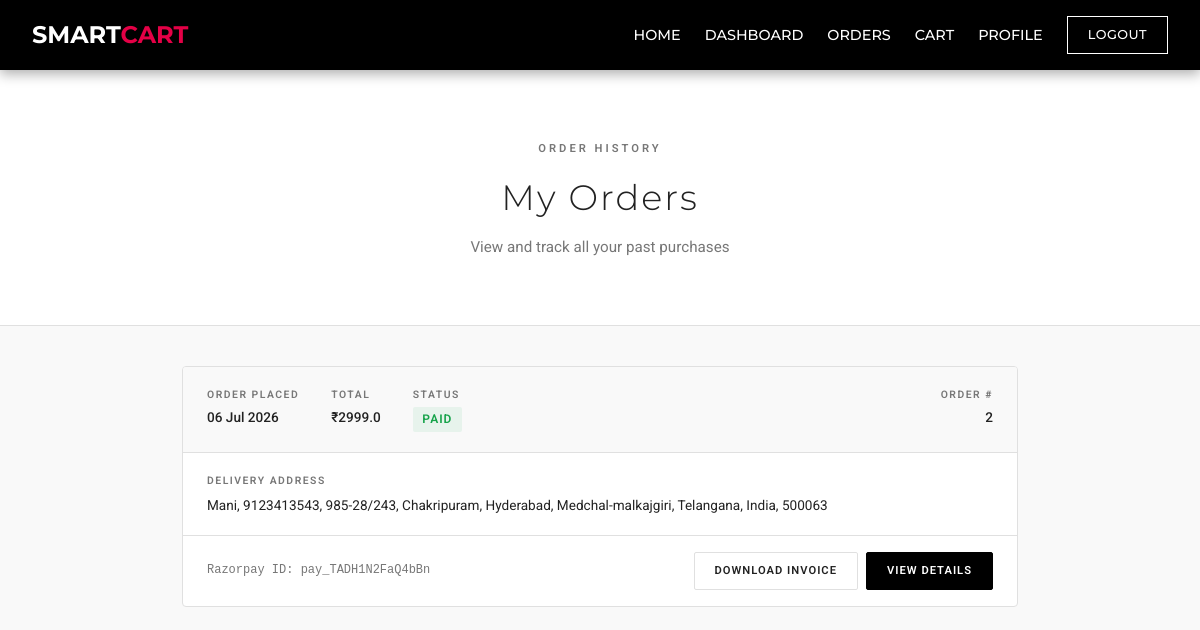
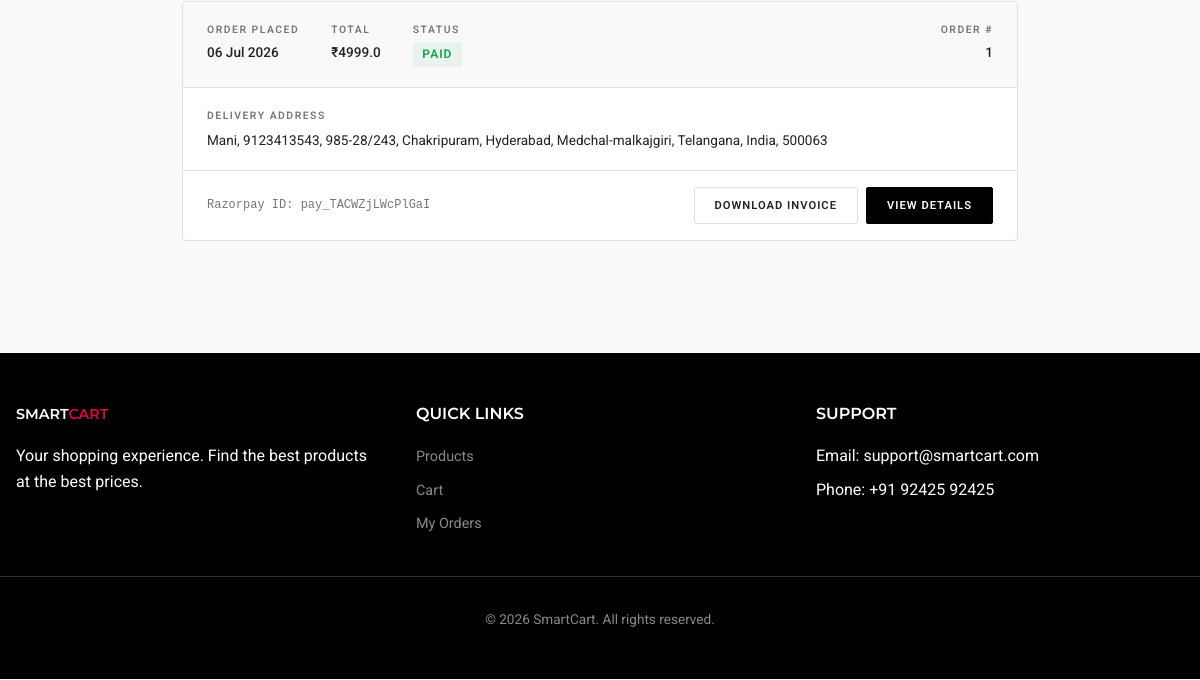
The app's page /user/my-orders (signed in), older data (2 pictures, top to bottom).
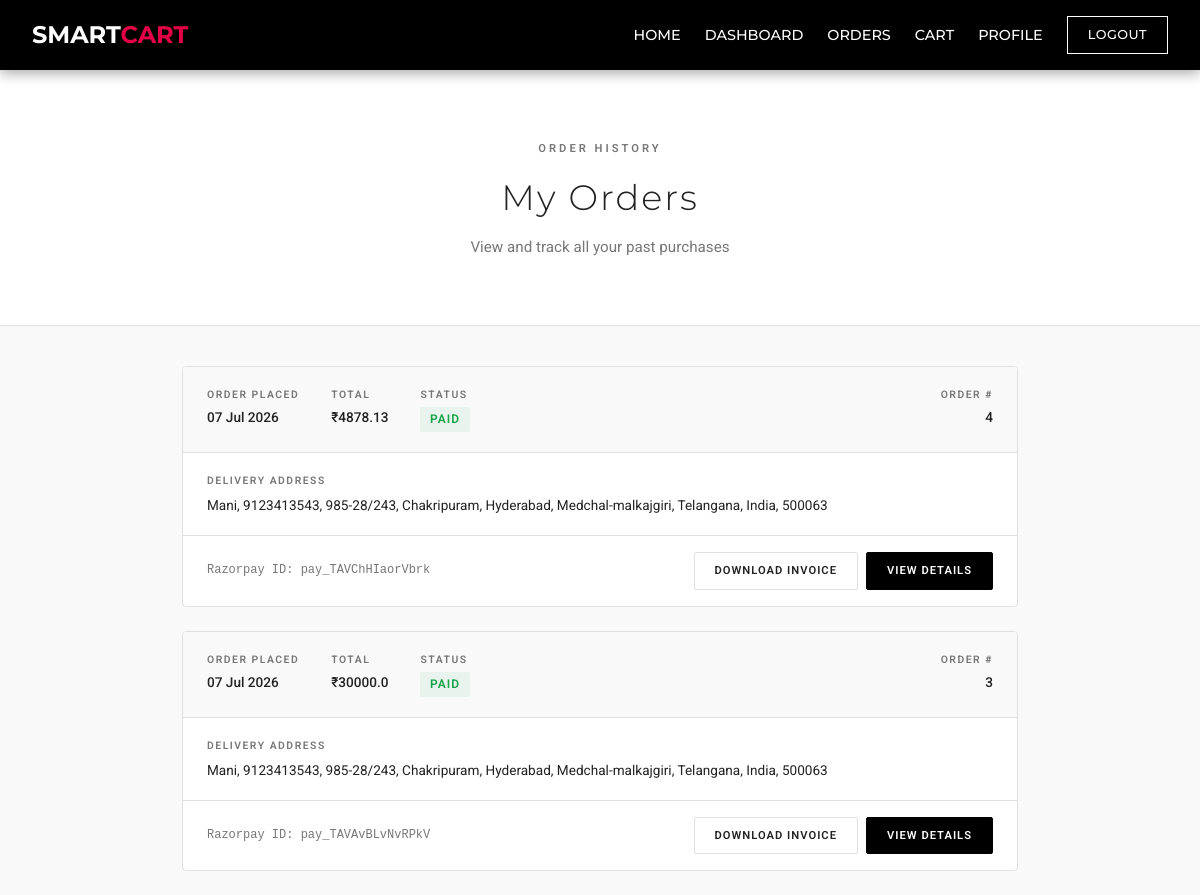
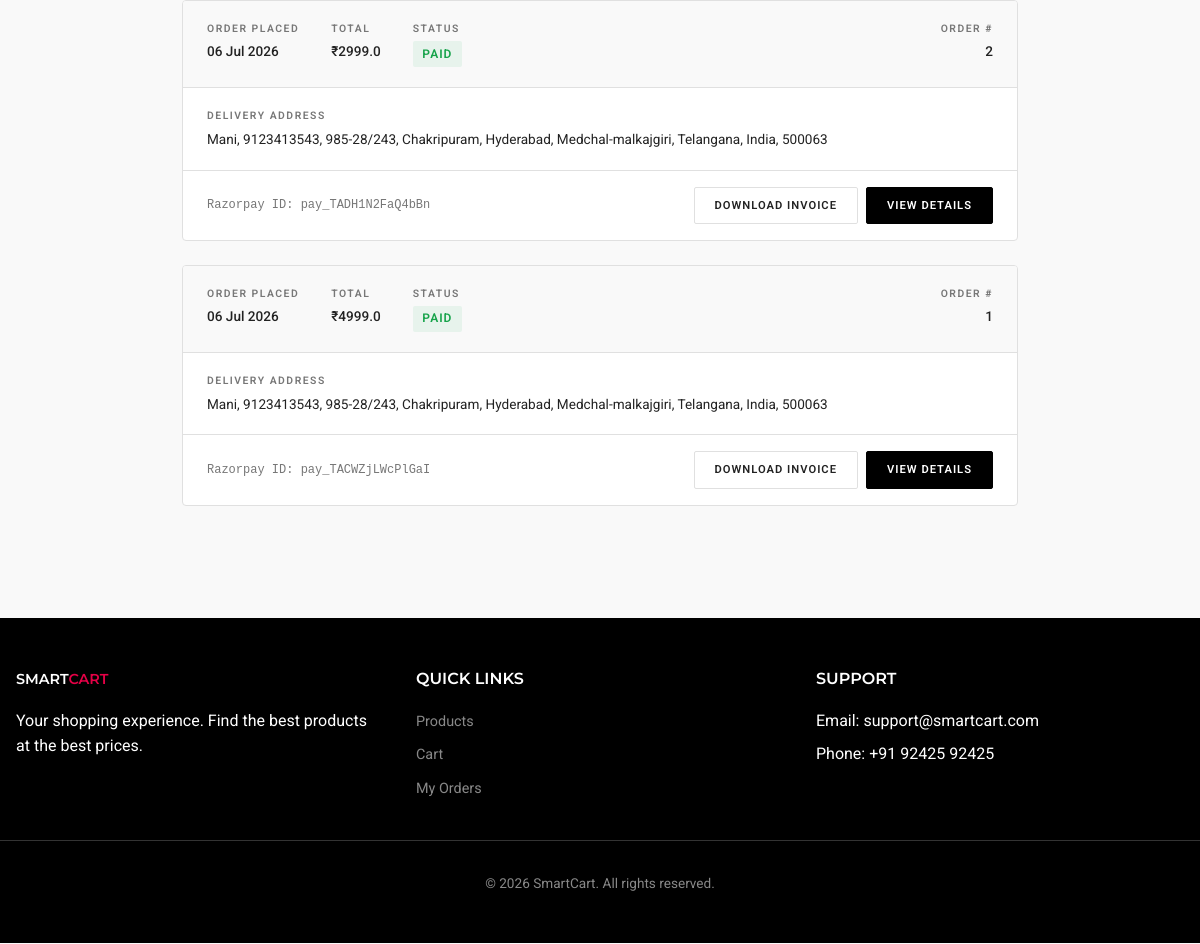
The same page, newer data (2 pictures, top to bottom).
### tables this page shows
CREATE TABLE orders (
    order_id INTEGER PRIMARY KEY AUTOINCREMENT,
    user_id INTEGER NOT NULL,
    razorpay_order_id TEXT,
    razorpay_payment_id TEXT,
    amount REAL,
    payment_status TEXT,
    created_at TIMESTAMP DEFAULT CURRENT_TIMESTAMP, address TEXT,
    FOREIGN KEY (user_id) REFERENCES users(user_id)
);

CREATE TABLE users (
    user_id INTEGER PRIMARY KEY AUTOINCREMENT,
    name TEXT NOT NULL,
    email TEXT UNIQUE NOT NULL,
    password TEXT NOT NULL,
    address TEXT,
    profile_image TEXT
);

### app.py (the view)
@app.route('/user/my-orders')
def my_orders():
    if 'user_id' not in session:
        flash("Please login!", "danger")
        return redirect('/user-signin')
    conn = get_db()
    cursor = conn.cursor()
    try:
        cursor.execute("SELECT * FROM orders WHERE user_id=? ORDER BY created_at DESC", (session['user_id'],))
        orders = cursor.fetchall()
    except:
        orders = []
    cursor.execute("SELECT address FROM users WHERE user_id=?", (session['user_id'],))
    user_row = cursor.fetchone()
    user_address = user_row['address'] if user_row and user_row['address'] else "Address not provided"
    cursor.close()
    conn.close()
    return render_template("user/my_orders.html", orders=orders, user_address=user_address)

### app.py (called while the page is built)
def convert_timestamp(val):
    val_str = val.decode('utf-8')
    try:
        return datetime.datetime.fromisoformat(val_str)
    except ValueError:
        return datetime.datetime.strptime(val_str, "%Y-%m-%d %H:%M:%S")

def get_db():
    connection = sqlite3.connect(DB_PATH, detect_types=sqlite3.PARSE_DECLTYPES)
    connection.row_factory = sqlite3.Row
    return connection

### templates/user/my_orders.html (shortened to what this page needs)
{% extends "user/base.html" %}
{% block page_css %}
<link rel="stylesheet" href="{{ url_for('static', filename='css/user/my_orders.css') }}">
{% endblock %}
{% block content %}
<div class="orders-hero">
  <div class="orders-hero__inner">
    <span class="orders-hero__label">Order History</span>
    <h1 class="orders-hero__title">My Orders</h1>
    <p class="orders-hero__desc">View and track all your past purchases</p>
  </div>
</div>
<div class="orders-container">
  {% if orders|length == 0 %}
  <div class="orders-empty">
    <svg xmlns="http://www.w3.org/2000/svg" width="48" height="48" viewBox="0 0 24 24" fill="none" stroke="currentColor"
      stroke-width="1" stroke-linecap="round" stroke-linejoin="round" class="orders-empty__icon">
      <path
        d="M21 16V8a2 2 0 0 0-1-1.73l-7-4a2 2 0 0 0-2 0l-7 4A2 2 0 0 0 3 8v8a2 2 0 0 0 1 1.73l7 4a2 2 0 0 0 2 0l7-4A2 2 0 0 0 21 16z">
      </path>
      <polyline points="3.27 6.96 12 12.01 20.73 6.96"></polyline>
      <line x1="12" y1="22.08" x2="12" y2="12"></line>
    </svg>
    <h3 class="orders-empty__title">No orders yet</h3>
    <p class="orders-empty__text">You haven't placed any orders yet. Start exploring our products!</p>
    <a href="/user/products" class="orders-empty__btn">Start Shopping</a>
  </div>
  {% else %}
  <div class="orders-list">
    {% for order in orders %}
    <div class="order-card">
      <div class="order-card__header">
        <div class="order-card__meta">
          <div class="order-card__meta-item">
            <span class="order-card__meta-label">Order Placed</span>
            <span class="order-card__meta-value">{{ order.created_at.strftime('%d %b %Y') if order.created_at else 'N/A'
              }}</span>
          </div>
          <div class="order-card__meta-item">
            <span class="order-card__meta-label">Total</span>
            <span class="order-card__meta-value">₹{{ order.amount }}</span>
          </div>
          <div class="order-card__meta-item">
            <span class="order-card__meta-label">Status</span>
            <span class="order-card__status">{{ order.payment_status }}</span>
          </div>
        </div>
        <div class="order-card__id">
          <span class="order-card__meta-label">Order #</span>
          <span class="order-card__meta-value">{{ loop.revindex }}</span>
        </div>
      </div>
      <div class="order-card__body">
        <div class="order-card__address">
          <span class="order-card__address-label">Delivery Address</span>
          <span class="order-card__address-text">
            {% if user_address %}
            {{ user_address | replace('#$#$', ', ') }}
            {% else %}
            Not provided
            {% endif %}
          </span>
        </div>
      </div>
      <div class="order-card__footer">
        <span class="order-card__txn">Razorpay ID: {{ order.razorpay_payment_id }}</span>
        <div class="order-card__actions">
          <a href="/user/download-invoice/{{ order.order_id }}" class="order-card__btn order-card__btn--ghost">Download
            Invoice</a>
          <a href="/user/order-success/{{ order.order_id }}" class="order-card__btn order-card__btn--primary">View
            Details</a>
        </div>
      </div>
    </div>
    {% endfor %}
  </div>
  {% endif %}
</div>
{% endblock %}

Row changes from the older to the newer data that the page shows:
added orders: created_at "07 Jul 2026", amount "4878.13", payment_status "PAID", {{ user_address | replace('#$#$', ', ') }} "Mani, 9123413543, 985-28/243, Chakripuram, Hyderabad, Medchal-malkajgiri, Telangana, India, 500063", razorpay_payment_id "pay_TAVChHIaorVbrk"
added orders: created_at "07 Jul 2026", amount "30000.0", payment_status "PAID", {{ user_address | replace('#$#$', ', ') }} "Mani, 9123413543, 985-28/243, Chakripuram, Hyderabad, Medchal-malkajgiri, Telangana, India, 500063", razorpay_payment_id "pay_TAVAvBLvNvRPkV"
